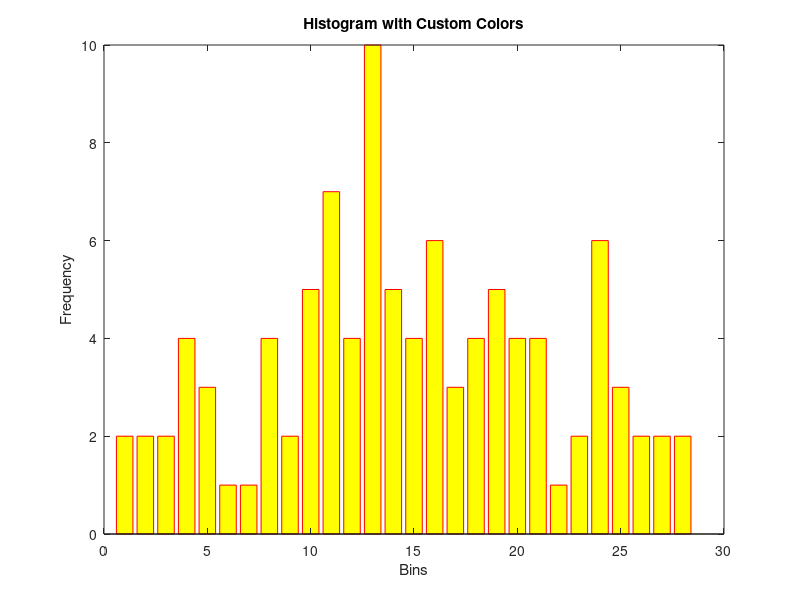

This chart was generated by the following MATLAB code:
data = randn(1, 100);

bar(hist(data, 28), 'facecolor', 'y', 'edgecolor', 'r');

xlabel('Bins');
ylabel('Frequency');
title('Histogram with Custom Colors');

pause;
